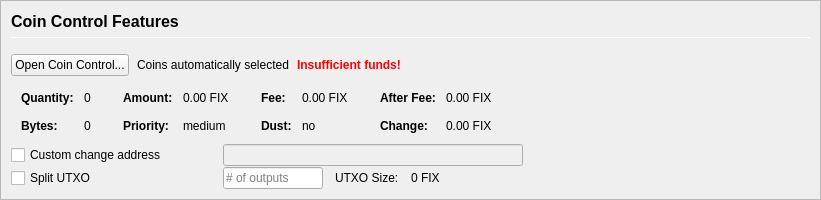
         <widget class="QFrame" name="frameCoinControl">
          <property name="sizePolicy">
           <sizepolicy hsizetype="Expanding" vsizetype="Expanding">
            <horstretch>0</horstretch>
            <verstretch>0</verstretch>
           </sizepolicy>
          </property>
          <property name="maximumSize">
           <size>
            <width>16777215</width>
            <height>16777215</height>
           </size>
          </property>
          <property name="frameShape">
           <enum>QFrame::StyledPanel</enum>
          </property>
          <property name="frameShadow">
           <enum>QFrame::Sunken</enum>
          </property>
          <layout class="QVBoxLayout" name="verticalLayoutCoinControl2">
           <property name="spacing">
            <number>0</number>
           </property>
           <property name="leftMargin">
            <number>0</number>
           </property>
           <property name="topMargin">
            <number>0</number>
           </property>
           <property name="rightMargin">
            <number>0</number>
           </property>
           <property name="bottomMargin">
            <number>0</number>
           </property>
           <item>
            <widget class="QFrame" name="frameCoinControl_BG">
             <layout class="QVBoxLayout" name="verticalLayoutCoinControl" stretch="0,0,0,0,0,0">
              <property name="spacing">
               <number>1</number>
              </property>
              <property name="leftMargin">
               <number>10</number>
              </property>
              <property name="topMargin">
               <number>10</number>
              </property>
              <item>
               <layout class="QHBoxLayout" name="horizontalLayoutCoinControl1">
                <property name="bottomMargin">
                 <number>15</number>
                </property>
                <item>
                 <layout class="QVBoxLayout" name="verticalLayout_3">
                  <property name="spacing">
                   <number>6</number>
                  </property>
                  <item>
                   <widget class="QLabel" name="labelCoinControlFeatures">
                    <property name="sizePolicy">
                     <sizepolicy hsizetype="Preferred" vsizetype="Maximum">
                      <horstretch>0</horstretch>
                      <verstretch>0</verstretch>
                     </sizepolicy>
                    </property>
                    <property name="minimumSize">
                     <size>
                      <width>0</width>
                      <height>20</height>
                     </size>
                    </property>
                    <property name="font">
                     <font>
                      <pointsize>12</pointsize>
                      <weight>75</weight>
                      <bold>true</bold>
                     </font>
                    </property>
                    <property name="styleSheet">
                     <string notr="true">font-weight:bold;</string>
                    </property>
                    <property name="text">
                     <string>Coin Control Features</string>
                    </property>
                   </widget>
                  </item>
                  <item>
                   <widget class="Line" name="line">
                    <property name="minimumSize">
                     <size>
                      <width>0</width>
                      <height>1</height>
                     </size>
                    </property>
                    <property name="maximumSize">
                     <size>
                      <width>16777215</width>
                      <height>1</height>
                     </size>
                    </property>
                    <property name="orientation">
                     <enum>Qt::Horizontal</enum>
                    </property>
                   </widget>
                  </item>
                 </layout>
                </item>
               </layout>
              </item>
              <item>
               <layout class="QHBoxLayout" name="horizontalLayoutCoinControl2" stretch="0,0,0,0">
                <property name="spacing">
                 <number>8</number>
                </property>
                <property name="bottomMargin">
                 <number>10</number>
                </property>
                <item>
                 <widget class="QPushButton" name="pushButtonCoinControl">
                  <property name="styleSheet">
                   <string notr="true"/>
                  </property>
                  <property name="text">
                   <string>Open Coin Control...</string>
                  </property>
                  <property name="autoDefault">
                   <bool>false</bool>
                  </property>
                 </widget>
                </item>
                <item>
                 <widget class="QLabel" name="labelCoinControlAutomaticallySelected">
                  <property name="text">
                   <string>Coins automatically selected</string>
                  </property>
                  <property name="margin">
                   <number>5</number>
                  </property>
                 </widget>
                </item>
                <item>
                 <widget class="QLabel" name="labelCoinControlInsuffFunds">
                  <property name="font">
                   <font>
                    <weight>75</weight>
                    <bold>true</bold>
                   </font>
                  </property>
                  <property name="styleSheet">
                   <string notr="true">color:red;font-weight:bold;</string>
                  </property>
                  <property name="text">
                   <string>Insufficient funds!</string>
                  </property>
                  <property name="margin">
                   <number>5</number>
                  </property>
                 </widget>
                </item>
                <item>
                 <spacer name="horizontalSpacerCoinControl">
                  <property name="orientation">
                   <enum>Qt::Horizontal</enum>
                  </property>
                  <property name="sizeHint" stdset="0">
                   <size>
                    <width>40</width>
                    <height>1</height>
                   </size>
                  </property>
                 </spacer>
                </item>
               </layout>
              </item>
              <item>
               <widget class="QWidget" name="widgetCoinControl" native="true">
                <property name="sizePolicy">
                 <sizepolicy hsizetype="Preferred" vsizetype="Preferred">
                  <horstretch>0</horstretch>
                  <verstretch>0</verstretch>
                 </sizepolicy>
                </property>
                <property name="minimumSize">
                 <size>
                  <width>0</width>
                  <height>0</height>
                 </size>
                </property>
                <property name="styleSheet">
                 <string notr="true"/>
                </property>
                <layout class="QHBoxLayout" name="horizontalLayoutCoinControl5">
                 <property name="leftMargin">
                  <number>0</number>
                 </property>
                 <property name="topMargin">
                  <number>0</number>
                 </property>
                 <property name="rightMargin">
                  <number>0</number>
                 </property>
                 <property name="bottomMargin">
                  <number>0</number>
                 </property>
                 <item>
                  <layout class="QHBoxLayout" name="horizontalLayoutCoinControl3" stretch="0,0,0,1">
                   <property name="spacing">
                    <number>20</number>
                   </property>
                   <property name="topMargin">
                    <number>0</number>
                   </property>
                   <property name="bottomMargin">
                    <number>10</number>
                   </property>
                   <item>
                    <layout class="QFormLayout" name="formLayoutCoinControl1">
                     <property name="horizontalSpacing">
                      <number>10</number>
                     </property>
                     <property name="verticalSpacing">
                      <number>14</number>
                     </property>
                     <property name="leftMargin">
                      <number>10</number>
                     </property>
                     <property name="topMargin">
                      <number>4</number>
                     </property>
                     <property name="rightMargin">
                      <number>6</number>
                     </property>
                     <item row="0" column="0">
                      <widget class="QLabel" name="labelCoinControlQuantityText">
                       <property name="font">
                        <font>
                         <weight>75</weight>
                         <bold>true</bold>
                        </font>
                       </property>
                       <property name="text">
                        <string>Quantity:</string>
                       </property>
                       <property name="margin">
                        <number>0</number>
                       </property>
                      </widget>
                     </item>
                     <item row="0" column="1">
                      <widget class="QLabel" name="labelCoinControlQuantity">
                       <property name="cursor">
                        <cursorShape>IBeamCursor</cursorShape>
                       </property>
                       <property name="contextMenuPolicy">
                        <enum>Qt::ActionsContextMenu</enum>
                       </property>
                       <property name="text">
                        <string notr="true">0</string>
                       </property>
                       <property name="margin">
                        <number>0</number>
                       </property>
                       <property name="textInteractionFlags">
                        <set>Qt::LinksAccessibleByMouse|Qt::TextSelectableByKeyboard|Qt::TextSelectableByMouse</set>
                       </property>
                      </widget>
                     </item>
                     <item row="1" column="0">
                      <widget class="QLabel" name="labelCoinControlBytesText">
                       <property name="font">
                        <font>
                         <weight>75</weight>
                         <bold>true</bold>
                        </font>
                       </property>
                       <property name="text">
                        <string>Bytes:</string>
                       </property>
                      </widget>
                     </item>
                     <item row="1" column="1">
                      <widget class="QLabel" name="labelCoinControlBytes">
                       <property name="cursor">
                        <cursorShape>IBeamCursor</cursorShape>
                       </property>
                       <property name="contextMenuPolicy">
                        <enum>Qt::ActionsContextMenu</enum>
                       </property>
                       <property name="text">
                        <string notr="true">0</string>
                       </property>
                       <property name="textInteractionFlags">
                        <set>Qt::LinksAccessibleByMouse|Qt::TextSelectableByKeyboard|Qt::TextSelectableByMouse</set>
                       </property>
                      </widget>
                     </item>
                    </layout>
                   </item>
                   <item>
                    <layout class="QFormLayout" name="formLayoutCoinControl2">
                     <property name="horizontalSpacing">
                      <number>10</number>
                     </property>
                     <property name="verticalSpacing">
                      <number>14</number>
                     </property>
                     <property name="leftMargin">
                      <number>6</number>
                     </property>
                     <property name="topMargin">
                      <number>4</number>
                     </property>
                     <property name="rightMargin">
                      <number>6</number>
                     </property>
                     <item row="0" column="0">
                      <widget class="QLabel" name="labelCoinControlAmountText">
                       <property name="font">
                        <font>
                         <weight>75</weight>
                         <bold>true</bold>
                        </font>
                       </property>
                       <property name="text">
                        <string>Amount:</string>
                       </property>
                       <property name="margin">
                        <number>0</number>
                       </property>
                      </widget>
                     </item>
                     <item row="0" column="1">
                      <widget class="QLabel" name="labelCoinControlAmount">
                       <property name="cursor">
                        <cursorShape>IBeamCursor</cursorShape>
                       </property>
                       <property name="contextMenuPolicy">
                        <enum>Qt::ActionsContextMenu</enum>
                       </property>
                       <property name="text">
                        <string notr="true">0.00 FIX</string>
                       </property>
                       <property name="textInteractionFlags">
                        <set>Qt::LinksAccessibleByMouse|Qt::TextSelectableByKeyboard|Qt::TextSelectableByMouse</set>
                       </property>
                      </widget>
                     </item>
                     <item row="1" column="0">
                      <widget class="QLabel" name="labelCoinControlPriorityText">
                       <property name="font">
                        <font>
                         <weight>75</weight>
                         <bold>true</bold>
                        </font>
                       </property>
                       <property name="text">
                        <string>Priority:</string>
                       </property>
                      </widget>
                     </item>
                     <item row="1" column="1">
                      <widget class="QLabel" name="labelCoinControlPriority">
                       <property name="cursor">
                        <cursorShape>IBeamCursor</cursorShape>
                       </property>
                       <property name="contextMenuPolicy">
                        <enum>Qt::ActionsContextMenu</enum>
                       </property>
                       <property name="text">
                        <string>medium</string>
                       </property>
                       <property name="textInteractionFlags">
                        <set>Qt::LinksAccessibleByMouse|Qt::TextSelectableByKeyboard|Qt::TextSelectableByMouse</set>
                       </property>
                      </widget>
                     </item>
                    </layout>
                   </item>
                   <item>
                    <layout class="QFormLayout" name="formLayoutCoinControl3">
                     <property name="horizontalSpacing">
                      <number>10</number>
                     </property>
                     <property name="verticalSpacing">
                      <number>14</number>
                     </property>
                     <property name="leftMargin">
                      <number>6</number>
                     </property>
                     <property name="topMargin">
                      <number>4</number>
                     </property>
                     <property name="rightMargin">
                      <number>6</number>
                     </property>
                     <item row="0" column="0">
                      <widget class="QLabel" name="labelCoinControlFeeText">
                       <property name="font">
                        <font>
                         <weight>75</weight>
                         <bold>true</bold>
                        </font>
                       </property>
                       <property name="text">
                        <string>Fee:</string>
                       </property>
                       <property name="margin">
                        <number>0</number>
                       </property>
                      </widget>
                     </item>
                     <item row="0" column="1">
                      <widget class="QLabel" name="labelCoinControlFee">
                       <property name="cursor">
                        <cursorShape>IBeamCursor</cursorShape>
                       </property>
                       <property name="contextMenuPolicy">
                        <enum>Qt::ActionsContextMenu</enum>
                       </property>
                       <property name="text">
                        <string notr="true">0.00 FIX</string>
                       </property>
                       <property name="textInteractionFlags">
                        <set>Qt::LinksAccessibleByMouse|Qt::TextSelectableByKeyboard|Qt::TextSelectableByMouse</set>
                       </property>
                      </widget>
                     </item>
                     <item row="1" column="0">
                      <widget class="QLabel" name="labelCoinControlLowOutputText">
                       <property name="font">
                        <font>
                         <weight>75</weight>
                         <bold>true</bold>
                        </font>
                       </property>
                       <property name="text">
                        <string>Dust:</string>
                       </property>
                      </widget>
                     </item>
                     <item row="1" column="1">
                      <widget class="QLabel" name="labelCoinControlLowOutput">
                       <property name="cursor">
                        <cursorShape>IBeamCursor</cursorShape>
                       </property>
                       <property name="contextMenuPolicy">
                        <enum>Qt::ActionsContextMenu</enum>
                       </property>
                       <property name="text">
                        <string>no</string>
                       </property>
                       <property name="textInteractionFlags">
                        <set>Qt::LinksAccessibleByMouse|Qt::TextSelectableByKeyboard|Qt::TextSelectableByMouse</set>
                       </property>
                      </widget>
                     </item>
                    </layout>
                   </item>
                   <item>
                    <layout class="QFormLayout" name="formLayoutCoinControl4">
                     <property name="horizontalSpacing">
                      <number>10</number>
                     </property>
                     <property name="verticalSpacing">
                      <number>14</number>
                     </property>
                     <property name="leftMargin">
                      <number>6</number>
                     </property>
                     <property name="topMargin">
                      <number>4</number>
                     </property>
                     <property name="rightMargin">
                      <number>6</number>
                     </property>
                     <item row="0" column="0">
                      <widget class="QLabel" name="labelCoinControlAfterFeeText">
                       <property name="font">
                        <font>
                         <weight>75</weight>
                         <bold>true</bold>
                        </font>
                       </property>
                       <property name="text">
                        <string>After Fee:</string>
                       </property>
                       <property name="margin">
                        <number>0</number>
                       </property>
                      </widget>
                     </item>
                     <item row="0" column="1">
                      <widget class="QLabel" name="labelCoinControlAfterFee">
                       <property name="cursor">
                        <cursorShape>IBeamCursor</cursorShape>
                       </property>
                       <property name="contextMenuPolicy">
                        <enum>Qt::ActionsContextMenu</enum>
                       </property>
                       <property name="text">
                        <string notr="true">0.00 FIX</string>
                       </property>
                       <property name="textInteractionFlags">
                        <set>Qt::LinksAccessibleByMouse|Qt::TextSelectableByKeyboard|Qt::TextSelectableByMouse</set>
                       </property>
                      </widget>
                     </item>
                     <item row="1" column="0">
                      <widget class="QLabel" name="labelCoinControlChangeText">
                       <property name="font">
                        <font>
                         <weight>75</weight>
                         <bold>true</bold>
                        </font>
                       </property>
                       <property name="text">
                        <string>Change:</string>
                       </property>
                      </widget>
                     </item>
                     <item row="1" column="1">
                      <widget class="QLabel" name="labelCoinControlChange">
                       <property name="cursor">
                        <cursorShape>IBeamCursor</cursorShape>
                       </property>
                       <property name="contextMenuPolicy">
                        <enum>Qt::ActionsContextMenu</enum>
                       </property>
                       <property name="text">
                        <string notr="true">0.00 FIX</string>
                       </property>
                       <property name="textInteractionFlags">
                        <set>Qt::LinksAccessibleByMouse|Qt::TextSelectableByKeyboard|Qt::TextSelectableByMouse</set>
                       </property>
                      </widget>
                     </item>
                    </layout>
                   </item>
                  </layout>
                 </item>
                </layout>
               </widget>
              </item>
              <item>
               <layout class="QHBoxLayout" name="horizontalLayoutCoinControl4">
                <property name="spacing">
                 <number>12</number>
                </property>
                <property name="sizeConstraint">
                 <enum>QLayout::SetDefaultConstraint</enum>
                </property>
                <property name="topMargin">
                 <number>0</number>
                </property>
                <property name="rightMargin">
                 <number>0</number>
                </property>
                <item>
                 <widget class="QCheckBox" name="checkBoxCoinControlChange">
                  <property name="sizePolicy">
                   <sizepolicy hsizetype="Preferred" vsizetype="Preferred">
                    <horstretch>0</horstretch>
                    <verstretch>0</verstretch>
                   </sizepolicy>
                  </property>
                  <property name="minimumSize">
                   <size>
                    <width>200</width>
                    <height>0</height>
                   </size>
                  </property>
                  <property name="maximumSize">
                   <size>
                    <width>200</width>
                    <height>16777215</height>
                   </size>
                  </property>
                  <property name="toolTip">
                   <string>If this is activated, but the change address is empty or invalid, change will be sent to a newly generated address.</string>
                  </property>
                  <property name="text">
                   <string>Custom change address</string>
                  </property>
                 </widget>
                </item>
                <item>
                 <widget class="QValidatedLineEdit" name="lineEditCoinControlChange">
                  <property name="enabled">
                   <bool>false</bool>
                  </property>
                  <property name="sizePolicy">
                   <sizepolicy hsizetype="Preferred" vsizetype="Preferred">
                    <horstretch>0</horstretch>
                    <verstretch>0</verstretch>
                   </sizepolicy>
                  </property>
                  <property name="minimumSize">
                   <size>
                    <width>300</width>
                    <height>0</height>
                   </size>
                  </property>
                 </widget>
                </item>
                <item>
                 <widget class="QLabel" name="labelCoinControlChangeLabel">
                  <property name="sizePolicy">
                   <sizepolicy hsizetype="Preferred" vsizetype="Preferred">
                    <horstretch>0</horstretch>
                    <verstretch>0</verstretch>
                   </sizepolicy>
                  </property>
                  <property name="minimumSize">
                   <size>
                    <width>100</width>
                    <height>0</height>
                   </size>
                  </property>
                  <property name="text">
                   <string/>
                  </property>
                  <property name="margin">
                   <number>3</number>
                  </property>
                 </widget>
                </item>
               </layout>
              </item>
              <item>
               <layout class="QHBoxLayout" name="horizontalLayoutCoinControl6">
                <property name="spacing">
                 <number>12</number>
                </property>
                <property name="rightMargin">
                 <number>0</number>
                </property>
                <item>
                 <widget class="QCheckBox" name="splitBlockCheckBox">
                  <property name="sizePolicy">
                   <sizepolicy hsizetype="Preferred" vsizetype="Preferred">
                    <horstretch>0</horstretch>
                    <verstretch>0</verstretch>
                   </sizepolicy>
                  </property>
                  <property name="minimumSize">
                   <size>
                    <width>200</width>
                    <height>0</height>
                   </size>
                  </property>
                  <property name="maximumSize">
                   <size>
                    <width>200</width>
                    <height>16777215</height>
                   </size>
                  </property>
                  <property name="text">
                   <string>Split UTXO</string>
                  </property>
                 </widget>
                </item>
                <item>
                 <widget class="QLineEdit" name="splitBlockLineEdit">
                  <property name="sizePolicy">
                   <sizepolicy hsizetype="Preferred" vsizetype="Preferred">
                    <horstretch>50</horstretch>
                    <verstretch>0</verstretch>
                   </sizepolicy>
                  </property>
                  <property name="minimumSize">
                   <size>
                    <width>100</width>
                    <height>0</height>
                   </size>
                  </property>
                  <property name="maximumSize">
                   <size>
                    <width>100</width>
                    <height>16777215</height>
                   </size>
                  </property>
                  <property name="placeholderText">
                   <string># of outputs</string>
                  </property>
                 </widget>
                </item>
                <item>
                 <widget class="QLabel" name="labelBlockSizeText">
                  <property name="text">
                   <string>UTXO Size:</string>
                  </property>
                 </widget>
                </item>
                <item>
                 <widget class="QLabel" name="labelBlockSize">
                  <property name="text">
                   <string>0 FIX</string>
                  </property>
                 </widget>
                </item>
                <item>
                 <spacer name="horizontalSpacer_7">
                  <property name="orientation">
                   <enum>Qt::Horizontal</enum>
                  </property>
                  <property name="sizeHint" stdset="0">
                   <size>
                    <width>40</width>
                    <height>20</height>
                   </size>
                  </property>
                 </spacer>
                </item>
               </layout>
              </item>
              <item>
               <spacer name="verticalSpacerCoinControl">
                <property name="orientation">
                 <enum>Qt::Vertical</enum>
                </property>
                <property name="sizeHint" stdset="0">
                 <size>
                  <width>800</width>
                  <height>1</height>
                 </size>
                </property>
               </spacer>
              </item>
             </layout>
            </widget>
           </item>
          </layout>
         </widget>
